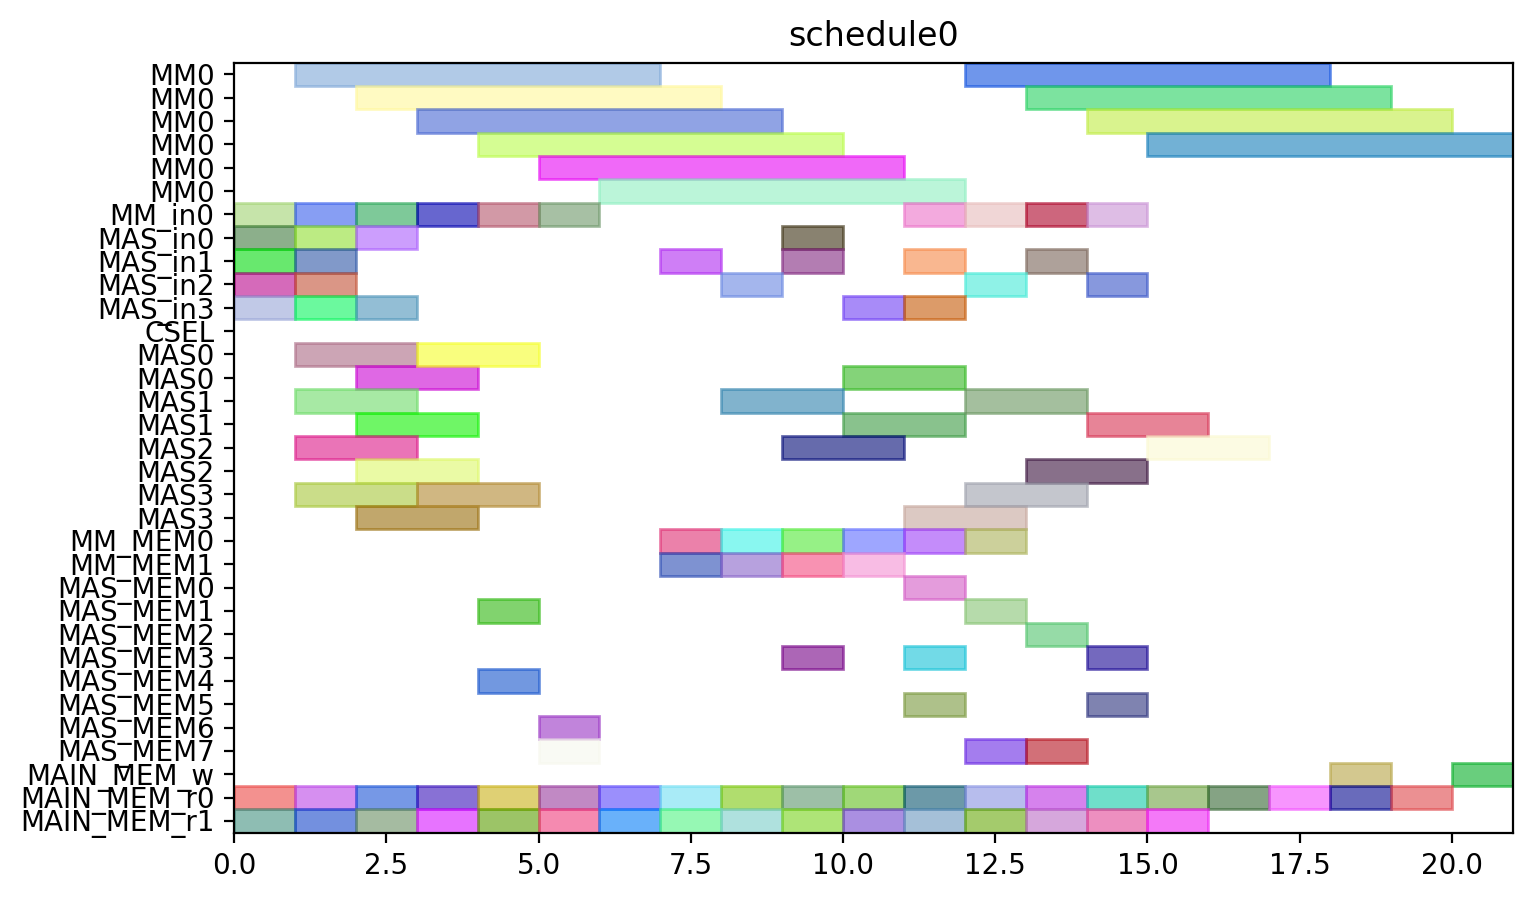

Write Python code to recreate this figure.
from pyschedule import Scenario, solvers, plotters, alt


def solve():
	horizon = 90
	S = Scenario("schedule0", horizon=horizon)

	# resource
	MM = S.Resources('MM', num=1, size=6)
	MM_in = S.Resources('MM_in', num=1)
	MAS_in = S.Resources('MAS_in', num=4)
	CSEL = S.Resource('CSEL')
	MAS = S.Resources('MAS', num=4, size=2, periods=range(1, horizon))
	MM_MEM = S.Resources('MM_MEM', num=2)
	MAS_MEM = S.Resources('MAS_MEM', num=8)
	MAIN_MEM_w = S.Resource('MAIN_MEM_w', size=1)
	MAIN_MEM_r = S.Resources('MAIN_MEM_r', num=2)

	# result of previous scheduling

	# new tasks
	t0_t0 = S.Task('t0_t0', length=6, delay_cost=1)
	t0_t0 += alt(MM)
	t0_t0_in = S.Task('t0_t0_in', length=1, delay_cost=1)
	t0_t0_in += alt(MM_in)
	S += t0_t0_in*MM_in[0]<=t0_t0*MM[0]

	t0_t0_mem0 = S.Task('t0_t0_mem0', length=1, delay_cost=1)
	t0_t0_mem0 += MAIN_MEM_r[0]
	t0_t0_mem1 = S.Task('t0_t0_mem1', length=1, delay_cost=1)
	t0_t0_mem1 += MAIN_MEM_r[1]
	t0_t1 = S.Task('t0_t1', length=6, delay_cost=1)
	t0_t1 += alt(MM)
	t0_t1_in = S.Task('t0_t1_in', length=1, delay_cost=1)
	t0_t1_in += alt(MM_in)
	S += t0_t1_in*MM_in[0]<=t0_t1*MM[0]

	t0_t1_mem0 = S.Task('t0_t1_mem0', length=1, delay_cost=1)
	t0_t1_mem0 += MAIN_MEM_r[0]
	t0_t1_mem1 = S.Task('t0_t1_mem1', length=1, delay_cost=1)
	t0_t1_mem1 += MAIN_MEM_r[1]
	t0_t2 = S.Task('t0_t2', length=2, delay_cost=1)
	t0_t2 += alt(MAS)
	t0_t2_in = S.Task('t0_t2_in', length=1, delay_cost=1)
	t0_t2_in += alt(MAS_in)
	S += t0_t2_in*MAS_in[0]<=t0_t2*MAS[0]

	S += t0_t2_in*MAS_in[1]<=t0_t2*MAS[1]

	S += t0_t2_in*MAS_in[2]<=t0_t2*MAS[2]

	S += t0_t2_in*MAS_in[3]<=t0_t2*MAS[3]

	t0_t2_mem0 = S.Task('t0_t2_mem0', length=1, delay_cost=1)
	t0_t2_mem0 += MAIN_MEM_r[0]
	t0_t2_mem1 = S.Task('t0_t2_mem1', length=1, delay_cost=1)
	t0_t2_mem1 += MAIN_MEM_r[1]
	t0_t3 = S.Task('t0_t3', length=2, delay_cost=1)
	t0_t3 += alt(MAS)
	t0_t3_in = S.Task('t0_t3_in', length=1, delay_cost=1)
	t0_t3_in += alt(MAS_in)
	S += t0_t3_in*MAS_in[0]<=t0_t3*MAS[0]

	S += t0_t3_in*MAS_in[1]<=t0_t3*MAS[1]

	S += t0_t3_in*MAS_in[2]<=t0_t3*MAS[2]

	S += t0_t3_in*MAS_in[3]<=t0_t3*MAS[3]

	t0_t3_mem0 = S.Task('t0_t3_mem0', length=1, delay_cost=1)
	t0_t3_mem0 += MAIN_MEM_r[0]
	t0_t3_mem1 = S.Task('t0_t3_mem1', length=1, delay_cost=1)
	t0_t3_mem1 += MAIN_MEM_r[1]
	t2_t0 = S.Task('t2_t0', length=6, delay_cost=1)
	t2_t0 += alt(MM)
	t2_t0_in = S.Task('t2_t0_in', length=1, delay_cost=1)
	t2_t0_in += alt(MM_in)
	S += t2_t0_in*MM_in[0]<=t2_t0*MM[0]

	t2_t0_mem0 = S.Task('t2_t0_mem0', length=1, delay_cost=1)
	t2_t0_mem0 += MAIN_MEM_r[0]
	t2_t0_mem1 = S.Task('t2_t0_mem1', length=1, delay_cost=1)
	t2_t0_mem1 += MAIN_MEM_r[1]
	t2_t1 = S.Task('t2_t1', length=6, delay_cost=1)
	t2_t1 += alt(MM)
	t2_t1_in = S.Task('t2_t1_in', length=1, delay_cost=1)
	t2_t1_in += alt(MM_in)
	S += t2_t1_in*MM_in[0]<=t2_t1*MM[0]

	t2_t1_mem0 = S.Task('t2_t1_mem0', length=1, delay_cost=1)
	t2_t1_mem0 += MAIN_MEM_r[0]
	t2_t1_mem1 = S.Task('t2_t1_mem1', length=1, delay_cost=1)
	t2_t1_mem1 += MAIN_MEM_r[1]
	t2_t2 = S.Task('t2_t2', length=2, delay_cost=1)
	t2_t2 += alt(MAS)
	t2_t2_in = S.Task('t2_t2_in', length=1, delay_cost=1)
	t2_t2_in += alt(MAS_in)
	S += t2_t2_in*MAS_in[0]<=t2_t2*MAS[0]

	S += t2_t2_in*MAS_in[1]<=t2_t2*MAS[1]

	S += t2_t2_in*MAS_in[2]<=t2_t2*MAS[2]

	S += t2_t2_in*MAS_in[3]<=t2_t2*MAS[3]

	t2_t2_mem0 = S.Task('t2_t2_mem0', length=1, delay_cost=1)
	t2_t2_mem0 += MAIN_MEM_r[0]
	t2_t2_mem1 = S.Task('t2_t2_mem1', length=1, delay_cost=1)
	t2_t2_mem1 += MAIN_MEM_r[1]
	t2_t3 = S.Task('t2_t3', length=2, delay_cost=1)
	t2_t3 += alt(MAS)
	t2_t3_in = S.Task('t2_t3_in', length=1, delay_cost=1)
	t2_t3_in += alt(MAS_in)
	S += t2_t3_in*MAS_in[0]<=t2_t3*MAS[0]

	S += t2_t3_in*MAS_in[1]<=t2_t3*MAS[1]

	S += t2_t3_in*MAS_in[2]<=t2_t3*MAS[2]

	S += t2_t3_in*MAS_in[3]<=t2_t3*MAS[3]

	t2_t3_mem0 = S.Task('t2_t3_mem0', length=1, delay_cost=1)
	t2_t3_mem0 += MAIN_MEM_r[0]
	t2_t3_mem1 = S.Task('t2_t3_mem1', length=1, delay_cost=1)
	t2_t3_mem1 += MAIN_MEM_r[1]
	t7_t2 = S.Task('t7_t2', length=2, delay_cost=1)
	t7_t2 += alt(MAS)
	t7_t2_in = S.Task('t7_t2_in', length=1, delay_cost=1)
	t7_t2_in += alt(MAS_in)
	S += t7_t2_in*MAS_in[0]<=t7_t2*MAS[0]

	S += t7_t2_in*MAS_in[1]<=t7_t2*MAS[1]

	S += t7_t2_in*MAS_in[2]<=t7_t2*MAS[2]

	S += t7_t2_in*MAS_in[3]<=t7_t2*MAS[3]

	t7_t2_mem0 = S.Task('t7_t2_mem0', length=1, delay_cost=1)
	t7_t2_mem0 += MAIN_MEM_r[0]
	t7_t2_mem1 = S.Task('t7_t2_mem1', length=1, delay_cost=1)
	t7_t2_mem1 += MAIN_MEM_r[1]
	t9_t2 = S.Task('t9_t2', length=2, delay_cost=1)
	t9_t2 += alt(MAS)
	t9_t2_in = S.Task('t9_t2_in', length=1, delay_cost=1)
	t9_t2_in += alt(MAS_in)
	S += t9_t2_in*MAS_in[0]<=t9_t2*MAS[0]

	S += t9_t2_in*MAS_in[1]<=t9_t2*MAS[1]

	S += t9_t2_in*MAS_in[2]<=t9_t2*MAS[2]

	S += t9_t2_in*MAS_in[3]<=t9_t2*MAS[3]

	t9_t2_mem0 = S.Task('t9_t2_mem0', length=1, delay_cost=1)
	t9_t2_mem0 += MAIN_MEM_r[0]
	t9_t2_mem1 = S.Task('t9_t2_mem1', length=1, delay_cost=1)
	t9_t2_mem1 += MAIN_MEM_r[1]
	t14_t2 = S.Task('t14_t2', length=2, delay_cost=1)
	t14_t2 += alt(MAS)
	t14_t2_in = S.Task('t14_t2_in', length=1, delay_cost=1)
	t14_t2_in += alt(MAS_in)
	S += t14_t2_in*MAS_in[0]<=t14_t2*MAS[0]

	S += t14_t2_in*MAS_in[1]<=t14_t2*MAS[1]

	S += t14_t2_in*MAS_in[2]<=t14_t2*MAS[2]

	S += t14_t2_in*MAS_in[3]<=t14_t2*MAS[3]

	t14_t2_mem0 = S.Task('t14_t2_mem0', length=1, delay_cost=1)
	t14_t2_mem0 += MAIN_MEM_r[0]
	t14_t2_mem1 = S.Task('t14_t2_mem1', length=1, delay_cost=1)
	t14_t2_mem1 += MAIN_MEM_r[1]
	new_TZ_t2 = S.Task('new_TZ_t2', length=2, delay_cost=1)
	new_TZ_t2 += alt(MAS)
	new_TZ_t2_in = S.Task('new_TZ_t2_in', length=1, delay_cost=1)
	new_TZ_t2_in += alt(MAS_in)
	S += new_TZ_t2_in*MAS_in[0]<=new_TZ_t2*MAS[0]

	S += new_TZ_t2_in*MAS_in[1]<=new_TZ_t2*MAS[1]

	S += new_TZ_t2_in*MAS_in[2]<=new_TZ_t2*MAS[2]

	S += new_TZ_t2_in*MAS_in[3]<=new_TZ_t2*MAS[3]

	new_TZ_t2_mem0 = S.Task('new_TZ_t2_mem0', length=1, delay_cost=1)
	new_TZ_t2_mem0 += MAIN_MEM_r[0]
	new_TZ_t2_mem1 = S.Task('new_TZ_t2_mem1', length=1, delay_cost=1)
	new_TZ_t2_mem1 += MAIN_MEM_r[1]
	t16_t2 = S.Task('t16_t2', length=2, delay_cost=1)
	t16_t2 += alt(MAS)
	t16_t2_in = S.Task('t16_t2_in', length=1, delay_cost=1)
	t16_t2_in += alt(MAS_in)
	S += t16_t2_in*MAS_in[0]<=t16_t2*MAS[0]

	S += t16_t2_in*MAS_in[1]<=t16_t2*MAS[1]

	S += t16_t2_in*MAS_in[2]<=t16_t2*MAS[2]

	S += t16_t2_in*MAS_in[3]<=t16_t2*MAS[3]

	t16_t2_mem0 = S.Task('t16_t2_mem0', length=1, delay_cost=1)
	t16_t2_mem0 += MAIN_MEM_r[0]
	t16_t2_mem1 = S.Task('t16_t2_mem1', length=1, delay_cost=1)
	t16_t2_mem1 += MAIN_MEM_r[1]
	t17_t2 = S.Task('t17_t2', length=2, delay_cost=1)
	t17_t2 += alt(MAS)
	t17_t2_in = S.Task('t17_t2_in', length=1, delay_cost=1)
	t17_t2_in += alt(MAS_in)
	S += t17_t2_in*MAS_in[0]<=t17_t2*MAS[0]

	S += t17_t2_in*MAS_in[1]<=t17_t2*MAS[1]

	S += t17_t2_in*MAS_in[2]<=t17_t2*MAS[2]

	S += t17_t2_in*MAS_in[3]<=t17_t2*MAS[3]

	t17_t2_mem0 = S.Task('t17_t2_mem0', length=1, delay_cost=1)
	t17_t2_mem0 += MAIN_MEM_r[0]
	t17_t2_mem1 = S.Task('t17_t2_mem1', length=1, delay_cost=1)
	t17_t2_mem1 += MAIN_MEM_r[1]
	t0_t4 = S.Task('t0_t4', length=6, delay_cost=1)
	t0_t4 += alt(MM)
	t0_t4_in = S.Task('t0_t4_in', length=1, delay_cost=1)
	t0_t4_in += alt(MM_in)
	S += t0_t4_in*MM_in[0]<=t0_t4*MM[0]

	t0_t4_mem0 = S.Task('t0_t4_mem0', length=1, delay_cost=1)
	t0_t4_mem0 += alt(MAS_MEM)
	S += (t0_t2*MAS[0])-1 < t0_t4_mem0*MAS_MEM[0]
	S += (t0_t2*MAS[1])-1 < t0_t4_mem0*MAS_MEM[2]
	S += (t0_t2*MAS[2])-1 < t0_t4_mem0*MAS_MEM[4]
	S += (t0_t2*MAS[3])-1 < t0_t4_mem0*MAS_MEM[6]
	S += t0_t4_mem0 <= t0_t4

	t0_t4_mem1 = S.Task('t0_t4_mem1', length=1, delay_cost=1)
	t0_t4_mem1 += alt(MAS_MEM)
	S += (t0_t3*MAS[0])-1 < t0_t4_mem1*MAS_MEM[1]
	S += (t0_t3*MAS[1])-1 < t0_t4_mem1*MAS_MEM[3]
	S += (t0_t3*MAS[2])-1 < t0_t4_mem1*MAS_MEM[5]
	S += (t0_t3*MAS[3])-1 < t0_t4_mem1*MAS_MEM[7]
	S += t0_t4_mem1 <= t0_t4

	t00 = S.Task('t00', length=2, delay_cost=1)
	t00 += alt(MAS)
	t00_in = S.Task('t00_in', length=1, delay_cost=1)
	t00_in += alt(MAS_in)
	S += t00_in*MAS_in[0]<=t00*MAS[0]

	S += t00_in*MAS_in[1]<=t00*MAS[1]

	S += t00_in*MAS_in[2]<=t00*MAS[2]

	S += t00_in*MAS_in[3]<=t00*MAS[3]

	t00_mem0 = S.Task('t00_mem0', length=1, delay_cost=1)
	t00_mem0 += alt(MM_MEM)
	S += (t0_t0*MM[0])-1 < t00_mem0*MM_MEM[0]
	S += t00_mem0 <= t00

	t00_mem1 = S.Task('t00_mem1', length=1, delay_cost=1)
	t00_mem1 += alt(MM_MEM)
	S += (t0_t1*MM[0])-1 < t00_mem1*MM_MEM[1]
	S += t00_mem1 <= t00

	t0_t5 = S.Task('t0_t5', length=2, delay_cost=1)
	t0_t5 += alt(MAS)
	t0_t5_in = S.Task('t0_t5_in', length=1, delay_cost=1)
	t0_t5_in += alt(MAS_in)
	S += t0_t5_in*MAS_in[0]<=t0_t5*MAS[0]

	S += t0_t5_in*MAS_in[1]<=t0_t5*MAS[1]

	S += t0_t5_in*MAS_in[2]<=t0_t5*MAS[2]

	S += t0_t5_in*MAS_in[3]<=t0_t5*MAS[3]

	t0_t5_mem0 = S.Task('t0_t5_mem0', length=1, delay_cost=1)
	t0_t5_mem0 += alt(MM_MEM)
	S += (t0_t0*MM[0])-1 < t0_t5_mem0*MM_MEM[0]
	S += t0_t5_mem0 <= t0_t5

	t0_t5_mem1 = S.Task('t0_t5_mem1', length=1, delay_cost=1)
	t0_t5_mem1 += alt(MM_MEM)
	S += (t0_t1*MM[0])-1 < t0_t5_mem1*MM_MEM[1]
	S += t0_t5_mem1 <= t0_t5

	t2_t4 = S.Task('t2_t4', length=6, delay_cost=1)
	t2_t4 += alt(MM)
	t2_t4_in = S.Task('t2_t4_in', length=1, delay_cost=1)
	t2_t4_in += alt(MM_in)
	S += t2_t4_in*MM_in[0]<=t2_t4*MM[0]

	t2_t4_mem0 = S.Task('t2_t4_mem0', length=1, delay_cost=1)
	t2_t4_mem0 += alt(MAS_MEM)
	S += (t2_t2*MAS[0])-1 < t2_t4_mem0*MAS_MEM[0]
	S += (t2_t2*MAS[1])-1 < t2_t4_mem0*MAS_MEM[2]
	S += (t2_t2*MAS[2])-1 < t2_t4_mem0*MAS_MEM[4]
	S += (t2_t2*MAS[3])-1 < t2_t4_mem0*MAS_MEM[6]
	S += t2_t4_mem0 <= t2_t4

	t2_t4_mem1 = S.Task('t2_t4_mem1', length=1, delay_cost=1)
	t2_t4_mem1 += alt(MAS_MEM)
	S += (t2_t3*MAS[0])-1 < t2_t4_mem1*MAS_MEM[1]
	S += (t2_t3*MAS[1])-1 < t2_t4_mem1*MAS_MEM[3]
	S += (t2_t3*MAS[2])-1 < t2_t4_mem1*MAS_MEM[5]
	S += (t2_t3*MAS[3])-1 < t2_t4_mem1*MAS_MEM[7]
	S += t2_t4_mem1 <= t2_t4

	t20 = S.Task('t20', length=2, delay_cost=1)
	t20 += alt(MAS)
	t20_in = S.Task('t20_in', length=1, delay_cost=1)
	t20_in += alt(MAS_in)
	S += t20_in*MAS_in[0]<=t20*MAS[0]

	S += t20_in*MAS_in[1]<=t20*MAS[1]

	S += t20_in*MAS_in[2]<=t20*MAS[2]

	S += t20_in*MAS_in[3]<=t20*MAS[3]

	t20_mem0 = S.Task('t20_mem0', length=1, delay_cost=1)
	t20_mem0 += alt(MM_MEM)
	S += (t2_t0*MM[0])-1 < t20_mem0*MM_MEM[0]
	S += t20_mem0 <= t20

	t20_mem1 = S.Task('t20_mem1', length=1, delay_cost=1)
	t20_mem1 += alt(MM_MEM)
	S += (t2_t1*MM[0])-1 < t20_mem1*MM_MEM[1]
	S += t20_mem1 <= t20

	t2_t5 = S.Task('t2_t5', length=2, delay_cost=1)
	t2_t5 += alt(MAS)
	t2_t5_in = S.Task('t2_t5_in', length=1, delay_cost=1)
	t2_t5_in += alt(MAS_in)
	S += t2_t5_in*MAS_in[0]<=t2_t5*MAS[0]

	S += t2_t5_in*MAS_in[1]<=t2_t5*MAS[1]

	S += t2_t5_in*MAS_in[2]<=t2_t5*MAS[2]

	S += t2_t5_in*MAS_in[3]<=t2_t5*MAS[3]

	t2_t5_mem0 = S.Task('t2_t5_mem0', length=1, delay_cost=1)
	t2_t5_mem0 += alt(MM_MEM)
	S += (t2_t0*MM[0])-1 < t2_t5_mem0*MM_MEM[0]
	S += t2_t5_mem0 <= t2_t5

	t2_t5_mem1 = S.Task('t2_t5_mem1', length=1, delay_cost=1)
	t2_t5_mem1 += alt(MM_MEM)
	S += (t2_t1*MM[0])-1 < t2_t5_mem1*MM_MEM[1]
	S += t2_t5_mem1 <= t2_t5

	t01 = S.Task('t01', length=2, delay_cost=1)
	t01 += alt(MAS)
	t01_in = S.Task('t01_in', length=1, delay_cost=1)
	t01_in += alt(MAS_in)
	S += t01_in*MAS_in[0]<=t01*MAS[0]

	S += t01_in*MAS_in[1]<=t01*MAS[1]

	S += t01_in*MAS_in[2]<=t01*MAS[2]

	S += t01_in*MAS_in[3]<=t01*MAS[3]

	t01_mem0 = S.Task('t01_mem0', length=1, delay_cost=1)
	t01_mem0 += alt(MM_MEM)
	S += (t0_t4*MM[0])-1 < t01_mem0*MM_MEM[0]
	S += t01_mem0 <= t01

	t01_mem1 = S.Task('t01_mem1', length=1, delay_cost=1)
	t01_mem1 += alt(MAS_MEM)
	S += (t0_t5*MAS[0])-1 < t01_mem1*MAS_MEM[1]
	S += (t0_t5*MAS[1])-1 < t01_mem1*MAS_MEM[3]
	S += (t0_t5*MAS[2])-1 < t01_mem1*MAS_MEM[5]
	S += (t0_t5*MAS[3])-1 < t01_mem1*MAS_MEM[7]
	S += t01_mem1 <= t01

	t10 = S.Task('t10', length=2, delay_cost=1)
	t10 += alt(MAS)
	t10_in = S.Task('t10_in', length=1, delay_cost=1)
	t10_in += alt(MAS_in)
	S += t10_in*MAS_in[0]<=t10*MAS[0]

	S += t10_in*MAS_in[1]<=t10*MAS[1]

	S += t10_in*MAS_in[2]<=t10*MAS[2]

	S += t10_in*MAS_in[3]<=t10*MAS[3]

	t10_mem0 = S.Task('t10_mem0', length=1, delay_cost=1)
	t10_mem0 += MAIN_MEM_r[0]
	t10_mem1 = S.Task('t10_mem1', length=1, delay_cost=1)
	t10_mem1 += alt(MAS_MEM)
	S += (t00*MAS[0])-1 < t10_mem1*MAS_MEM[1]
	S += (t00*MAS[1])-1 < t10_mem1*MAS_MEM[3]
	S += (t00*MAS[2])-1 < t10_mem1*MAS_MEM[5]
	S += (t00*MAS[3])-1 < t10_mem1*MAS_MEM[7]
	S += t10_mem1 <= t10

	t21 = S.Task('t21', length=2, delay_cost=1)
	t21 += alt(MAS)
	t21_in = S.Task('t21_in', length=1, delay_cost=1)
	t21_in += alt(MAS_in)
	S += t21_in*MAS_in[0]<=t21*MAS[0]

	S += t21_in*MAS_in[1]<=t21*MAS[1]

	S += t21_in*MAS_in[2]<=t21*MAS[2]

	S += t21_in*MAS_in[3]<=t21*MAS[3]

	t21_mem0 = S.Task('t21_mem0', length=1, delay_cost=1)
	t21_mem0 += alt(MM_MEM)
	S += (t2_t4*MM[0])-1 < t21_mem0*MM_MEM[0]
	S += t21_mem0 <= t21

	t21_mem1 = S.Task('t21_mem1', length=1, delay_cost=1)
	t21_mem1 += alt(MAS_MEM)
	S += (t2_t5*MAS[0])-1 < t21_mem1*MAS_MEM[1]
	S += (t2_t5*MAS[1])-1 < t21_mem1*MAS_MEM[3]
	S += (t2_t5*MAS[2])-1 < t21_mem1*MAS_MEM[5]
	S += (t2_t5*MAS[3])-1 < t21_mem1*MAS_MEM[7]
	S += t21_mem1 <= t21

	t30 = S.Task('t30', length=2, delay_cost=1)
	t30 += alt(MAS)
	t30_in = S.Task('t30_in', length=1, delay_cost=1)
	t30_in += alt(MAS_in)
	S += t30_in*MAS_in[0]<=t30*MAS[0]

	S += t30_in*MAS_in[1]<=t30*MAS[1]

	S += t30_in*MAS_in[2]<=t30*MAS[2]

	S += t30_in*MAS_in[3]<=t30*MAS[3]

	t30_mem0 = S.Task('t30_mem0', length=1, delay_cost=1)
	t30_mem0 += MAIN_MEM_r[0]
	t30_mem1 = S.Task('t30_mem1', length=1, delay_cost=1)
	t30_mem1 += alt(MAS_MEM)
	S += (t20*MAS[0])-1 < t30_mem1*MAS_MEM[1]
	S += (t20*MAS[1])-1 < t30_mem1*MAS_MEM[3]
	S += (t20*MAS[2])-1 < t30_mem1*MAS_MEM[5]
	S += (t20*MAS[3])-1 < t30_mem1*MAS_MEM[7]
	S += t30_mem1 <= t30

	t11 = S.Task('t11', length=2, delay_cost=1)
	t11 += alt(MAS)
	t11_in = S.Task('t11_in', length=1, delay_cost=1)
	t11_in += alt(MAS_in)
	S += t11_in*MAS_in[0]<=t11*MAS[0]

	S += t11_in*MAS_in[1]<=t11*MAS[1]

	S += t11_in*MAS_in[2]<=t11*MAS[2]

	S += t11_in*MAS_in[3]<=t11*MAS[3]

	t11_mem0 = S.Task('t11_mem0', length=1, delay_cost=1)
	t11_mem0 += MAIN_MEM_r[0]
	t11_mem1 = S.Task('t11_mem1', length=1, delay_cost=1)
	t11_mem1 += alt(MAS_MEM)
	S += (t01*MAS[0])-1 < t11_mem1*MAS_MEM[1]
	S += (t01*MAS[1])-1 < t11_mem1*MAS_MEM[3]
	S += (t01*MAS[2])-1 < t11_mem1*MAS_MEM[5]
	S += (t01*MAS[3])-1 < t11_mem1*MAS_MEM[7]
	S += t11_mem1 <= t11

	t31 = S.Task('t31', length=2, delay_cost=1)
	t31 += alt(MAS)
	t31_in = S.Task('t31_in', length=1, delay_cost=1)
	t31_in += alt(MAS_in)
	S += t31_in*MAS_in[0]<=t31*MAS[0]

	S += t31_in*MAS_in[1]<=t31*MAS[1]

	S += t31_in*MAS_in[2]<=t31*MAS[2]

	S += t31_in*MAS_in[3]<=t31*MAS[3]

	t31_mem0 = S.Task('t31_mem0', length=1, delay_cost=1)
	t31_mem0 += MAIN_MEM_r[0]
	t31_mem1 = S.Task('t31_mem1', length=1, delay_cost=1)
	t31_mem1 += alt(MAS_MEM)
	S += (t21*MAS[0])-1 < t31_mem1*MAS_MEM[1]
	S += (t21*MAS[1])-1 < t31_mem1*MAS_MEM[3]
	S += (t21*MAS[2])-1 < t31_mem1*MAS_MEM[5]
	S += (t21*MAS[3])-1 < t31_mem1*MAS_MEM[7]
	S += t31_mem1 <= t31

	c010 = S.Task('c010', length=6, delay_cost=1)
	c010 += alt(MM)
	c010_in = S.Task('c010_in', length=1, delay_cost=1)
	c010_in += alt(MM_in)
	S += c010_in*MM_in[0]<=c010*MM[0]

	S += 0<c010

	c010_w = S.Task('c010_w', length=1, delay_cost=1)
	c010_w += alt(MAIN_MEM_w)
	S += c010 <= c010_w

	c010_mem0 = S.Task('c010_mem0', length=1, delay_cost=1)
	c010_mem0 += alt(MAS_MEM)
	S += (t30*MAS[0])-1 < c010_mem0*MAS_MEM[0]
	S += (t30*MAS[1])-1 < c010_mem0*MAS_MEM[2]
	S += (t30*MAS[2])-1 < c010_mem0*MAS_MEM[4]
	S += (t30*MAS[3])-1 < c010_mem0*MAS_MEM[6]
	S += c010_mem0 <= c010

	c010_mem1 = S.Task('c010_mem1', length=1, delay_cost=1)
	c010_mem1 += MAIN_MEM_r[1]
	c200 = S.Task('c200', length=6, delay_cost=1)
	c200 += alt(MM)
	c200_in = S.Task('c200_in', length=1, delay_cost=1)
	c200_in += alt(MM_in)
	S += c200_in*MM_in[0]<=c200*MM[0]

	S += 0<c200

	c200_w = S.Task('c200_w', length=1, delay_cost=1)
	c200_w += alt(MAIN_MEM_w)
	S += c200 <= c200_w

	c200_mem0 = S.Task('c200_mem0', length=1, delay_cost=1)
	c200_mem0 += alt(MAS_MEM)
	S += (t10*MAS[0])-1 < c200_mem0*MAS_MEM[0]
	S += (t10*MAS[1])-1 < c200_mem0*MAS_MEM[2]
	S += (t10*MAS[2])-1 < c200_mem0*MAS_MEM[4]
	S += (t10*MAS[3])-1 < c200_mem0*MAS_MEM[6]
	S += c200_mem0 <= c200

	c200_mem1 = S.Task('c200_mem1', length=1, delay_cost=1)
	c200_mem1 += MAIN_MEM_r[1]
	t16_t0 = S.Task('t16_t0', length=6, delay_cost=1)
	t16_t0 += alt(MM)
	t16_t0_in = S.Task('t16_t0_in', length=1, delay_cost=1)
	t16_t0_in += alt(MM_in)
	S += t16_t0_in*MM_in[0]<=t16_t0*MM[0]

	t16_t0_mem0 = S.Task('t16_t0_mem0', length=1, delay_cost=1)
	t16_t0_mem0 += MAIN_MEM_r[0]
	t16_t0_mem1 = S.Task('t16_t0_mem1', length=1, delay_cost=1)
	t16_t0_mem1 += alt(MAS_MEM)
	S += (t30*MAS[0])-1 < t16_t0_mem1*MAS_MEM[1]
	S += (t30*MAS[1])-1 < t16_t0_mem1*MAS_MEM[3]
	S += (t30*MAS[2])-1 < t16_t0_mem1*MAS_MEM[5]
	S += (t30*MAS[3])-1 < t16_t0_mem1*MAS_MEM[7]
	S += t16_t0_mem1 <= t16_t0

	t17_t0 = S.Task('t17_t0', length=6, delay_cost=1)
	t17_t0 += alt(MM)
	t17_t0_in = S.Task('t17_t0_in', length=1, delay_cost=1)
	t17_t0_in += alt(MM_in)
	S += t17_t0_in*MM_in[0]<=t17_t0*MM[0]

	t17_t0_mem0 = S.Task('t17_t0_mem0', length=1, delay_cost=1)
	t17_t0_mem0 += MAIN_MEM_r[0]
	t17_t0_mem1 = S.Task('t17_t0_mem1', length=1, delay_cost=1)
	t17_t0_mem1 += alt(MAS_MEM)
	S += (t10*MAS[0])-1 < t17_t0_mem1*MAS_MEM[1]
	S += (t10*MAS[1])-1 < t17_t0_mem1*MAS_MEM[3]
	S += (t10*MAS[2])-1 < t17_t0_mem1*MAS_MEM[5]
	S += (t10*MAS[3])-1 < t17_t0_mem1*MAS_MEM[7]
	S += t17_t0_mem1 <= t17_t0

	solvers.mip.solve(S,msg=1,kind='CPLEX',ratio_gap=1.01)

	solution = [['hoge']*len(S.solution()[1]) for i in range(len(S.solution()))]
	for i in range(len(S.solution())):
		for j in range(len(S.solution()[i])):
			solution[i][j]=str(S.solution()[i][j])
	print(solution)

	cycles = int(solution[-1][3])

	pic_file_name = "/home/mfukuda/ABE/multiRAM_multiMAS_16mux/scheduling_result/stage6MM1_stage2MAS4/EP2_ADD_w_EVAL/schedule0.png"
	if(S.solution() != []):
		plotters.matplotlib.plot(S,img_filename=pic_file_name, show_task_labels=False, fig_size=(cycles*0.25+3, 5))

	return solution
